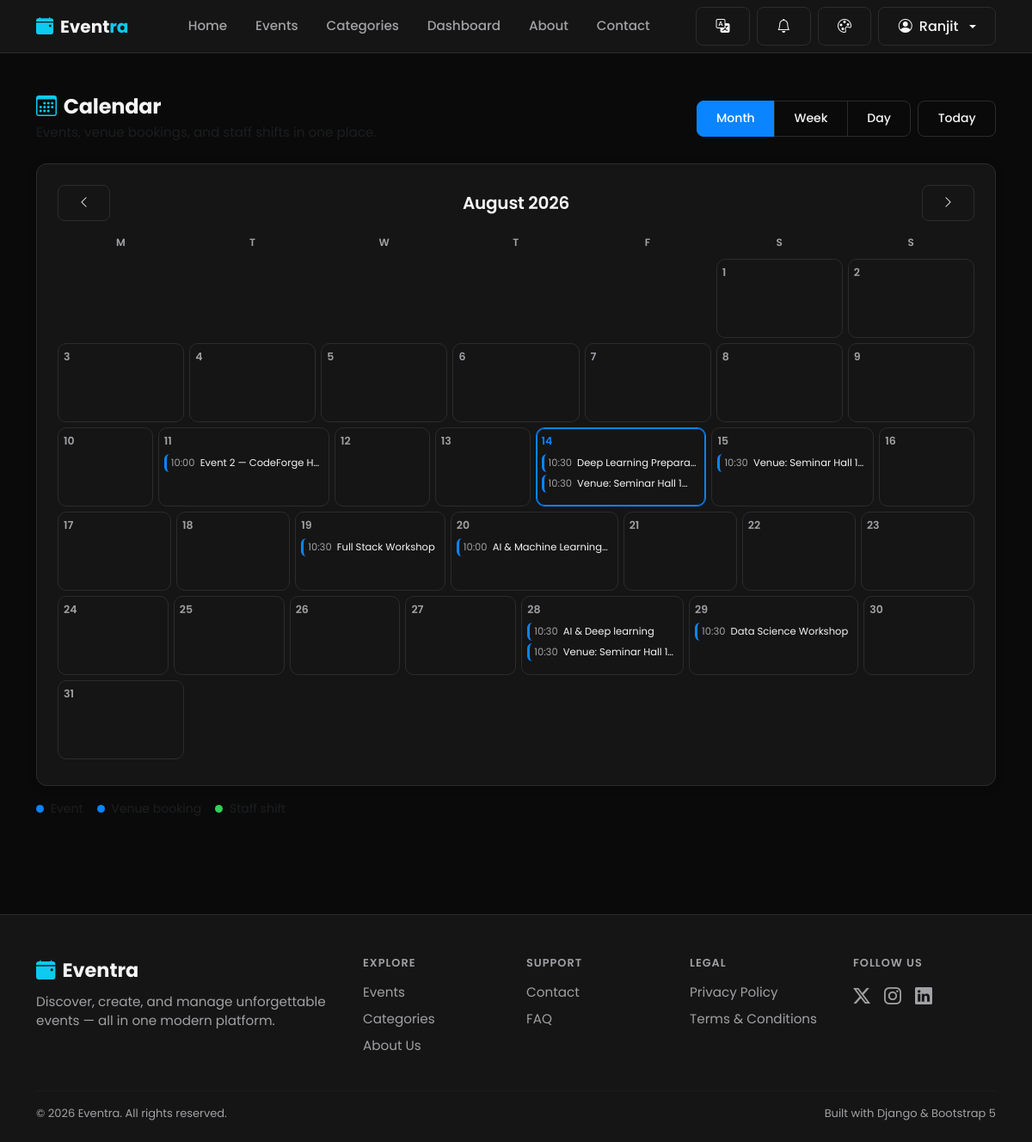
/workflow/calendar/ (signed in), run on the app's committed database.
### users/models.py (models this page shows, shortened)
class User(AbstractUser):
    SUPER_ADMIN = 'super_admin'
    ORGANIZER = 'organizer'
    STAFF = 'staff'
    VENDOR = 'vendor'
    VOLUNTEER = 'volunteer'
    PARTICIPANT = 'participant'
    ROLE_CHOICES = (
        (SUPER_ADMIN, 'Super Admin'),
        (ORGANIZER, 'Organizer'),
        (STAFF, 'Staff'),
        (VENDOR, 'Vendor'),
        (VOLUNTEER, 'Volunteer'),
        (PARTICIPANT, 'Participant'),
    )
    SELF_SERVICE_ROLES = (ORGANIZER, VENDOR, VOLUNTEER, PARTICIPANT)
    role = models.CharField(
        max_length=20,
        choices=ROLE_CHOICES,
        default=PARTICIPANT,
        help_text="Determines which dashboard and permissions the user gets.",
    )
    phone_number = models.CharField(max_length=15, blank=True)
    bio = models.TextField(max_length=300, blank=True)
    profile_image = models.ImageField(upload_to='profile_images/', blank=True, null=True)
    is_organizer = models.BooleanField(
        default=False,
        help_text="Organizers can create and manage events. Kept for backward "
                   "compatibility; automatically kept in sync with `role`."
    )
    created_at = models.DateTimeField(auto_now_add=True)
    @property
    def is_super_admin(self):
        return self.role == self.SUPER_ADMIN or self.is_superuser

### events/models.py (models this page shows, shortened)
class Event(models.Model):
    STATUS_CHOICES = (
        ('draft', 'Draft'),
        ('published', 'Published'),
        ('cancelled', 'Cancelled'),
        ('completed', 'Completed'),
    )
    title = models.CharField(max_length=200)
    slug = models.SlugField(max_length=220, unique=True, blank=True)
    description = models.TextField()
    category = models.ForeignKey(
        Category, on_delete=models.SET_NULL, null=True, related_name='events'
    )
    organizer = models.ForeignKey(
        settings.AUTH_USER_MODEL, on_delete=models.CASCADE, related_name='organized_events'
    )
    location = models.CharField(
        max_length=255,
        help_text="Free-text venue/location name, used when no registered Venue is selected."
    )
    venue = models.ForeignKey(
        'venues.Venue', on_delete=models.SET_NULL, null=True, blank=True,
        related_name='events',
        help_text="Optional: link to a managed Venue for booking, conflict detection, and capacity checks."
    )
    organization = models.ForeignKey(
        'organizations.Organization', on_delete=models.SET_NULL, null=True, blank=True,
        related_name='events',
        help_text=(
            "Optional: which Organization (tenant) this event belongs to. Nullable and additive — "
            "existing events with no organization are unaffected. See organizations.models.Organization "
            "for the scope of what this field does and does not enforce."
        )
    )
    start_date = models.DateTimeField()
    end_date = models.DateTimeField()
    capacity = models.PositiveIntegerField(default=50)
    price = models.DecimalField(max_digits=8, decimal_places=2, default=0)
    image = models.ImageField(upload_to='event_images/', blank=True, null=True)
    status = models.CharField(max_length=20, choices=STATUS_CHOICES, default='published')
    created_at = models.DateTimeField(auto_now_add=True)
    updated_at = models.DateTimeField(auto_now=True)
    class Meta:
        ordering = ['-start_date']
    def get_absolute_url(self):
        return reverse('events:event_detail', kwargs={'slug': self.slug})

### workflow/views.py (the view, shortened to what this page needs)
# urls.py: path('calendar/', views.calendar_view, name='calendar'),
@login_required
def calendar_view(request):
    view = request.GET.get('view', 'month')
    if view not in ('month', 'week', 'day'):
        view = 'month'
    anchor = parse_date(request.GET.get('date', '')) or timezone.localdate()
    if view == 'month':
        first_of_month = anchor.replace(day=1)
        _, days_in_month = calendar_module.monthrange(anchor.year, anchor.month)
        range_start = first_of_month
        range_end_exclusive = first_of_month + timedelta(days=days_in_month)
        agenda = _collect_agenda(request.user, range_start, range_end_exclusive)
        weeks = calendar_module.Calendar(firstweekday=0).monthdayscalendar(anchor.year, anchor.month)
        grid = []
        for week in weeks:
            week_row = []
            for day_num in week:
                if day_num == 0:
                    week_row.append(None)
                else:
                    day_date = anchor.replace(day=day_num)
                    week_row.append({'date': day_date, 'items': agenda.get(day_date, [])})
            grid.append(week_row)
        prev_anchor = (first_of_month - timedelta(days=1)).replace(day=1)
        next_anchor = range_end_exclusive
        context = {
            'view': 'month', 'anchor': anchor, 'grid': grid,
            'month_label': anchor.strftime('%B %Y'),
            'prev_date': prev_anchor.isoformat(), 'next_date': next_anchor.isoformat(),
        }
    context['today'] = timezone.localdate().isoformat()
    return render(request, 'workflow/calendar.html', context)

### templates/workflow/calendar.html (shortened to what this page needs)
{% extends 'base.html' %}
{% load static %}
{% block extra_css %}<link rel="stylesheet" href="{% static 'css/workflow.css' %}">{% endblock %}
{% block content %}
<div class="container py-5">
  <div class="d-flex flex-wrap justify-content-between align-items-center gap-3 mb-4">
    <div>
      <h2 class="fw-bold mb-1"><i class="bi bi-calendar3 text-info me-2"></i>Calendar</h2>
      <p class="text-muted mb-0">Events, venue bookings, and staff shifts in one place.</p>
    </div>
    <div class="d-flex align-items-center gap-2">
      <div class="btn-group">
        <a href="?view=month&date={{ anchor|date:'Y-m-d' }}" class="btn btn-sm {% if view == 'month' %}btn-primary{% else %}btn-outline-light{% endif %}">Month</a>
        <a href="?view=week&date={{ anchor|date:'Y-m-d' }}" class="btn btn-sm {% if view == 'week' %}btn-primary{% else %}btn-outline-light{% endif %}">Week</a>
        <a href="?view=day&date={{ anchor|date:'Y-m-d' }}" class="btn btn-sm {% if view == 'day' %}btn-primary{% else %}btn-outline-light{% endif %}">Day</a>
      </div>
      <a href="?view={{ view }}&date={{ today }}" class="btn btn-sm btn-outline-light">Today</a>
    </div>
  </div>
  <div class="glass-card p-4">
    <div class="d-flex justify-content-between align-items-center mb-3">
      <a href="?view={{ view }}&date={{ prev_date }}" class="btn btn-sm btn-outline-light"><i class="bi bi-chevron-left"></i></a>
      <h5 class="mb-0 fw-semibold">{{ month_label }}</h5>
      <a href="?view={{ view }}&date={{ next_date }}" class="btn btn-sm btn-outline-light"><i class="bi bi-chevron-right"></i></a>
    </div>
    {% if view == 'month' %}
      <div class="cal-grid cal-grid-header">
        {% for d in "MTWTFSS" %}<div class="cal-head">{{ d }}</div>{% endfor %}
      </div>
      {% for week in grid %}
        <div class="cal-grid">
          {% for day in week %}
            {% if day %}
              <div class="cal-cell {% if day.date|date:'Y-m-d' == today %}cal-today{% endif %}">
                <div class="cal-date">{{ day.date|date:"j" }}</div>
                {% for item in day.items|slice:":3" %}
                  <a href="{{ item.url }}" class="cal-item cal-item-{{ item.type }}" title="{{ item.time }} — {{ item.label }}">
                    <span class="cal-item-time">{{ item.time }}</span> {{ item.label|truncatechars:22 }}
                  </a>
                {% endfor %}
              </div>
            {% else %}
              <div class="cal-cell cal-cell-blank"></div>
            {% endif %}
          {% endfor %}
        </div>
      {% endfor %}
    {% endif %}
  </div>
  <div class="d-flex gap-3 mt-3 small text-muted">
    <span><span class="cal-dot cal-item-event"></span> Event</span>
    <span><span class="cal-dot cal-item-booking"></span> Venue booking</span>
    <span><span class="cal-dot cal-item-shift"></span> Staff shift</span>
  </div>
</div>
{% endblock %}

### templates/includes/navbar.html (shortened to what this page needs)
{% load static i18n %}
<nav class="navbar navbar-expand-lg site-navbar sticky-top">
  <div class="container">
    <a class="navbar-brand fw-bold d-flex align-items-center gap-2" href="{% url 'pages:home' %}">
      <i class="bi bi-calendar-event-fill text-info"></i>
      <span>Event<span class="text-info">ra</span></span>
    </a>
    <div class="collapse navbar-collapse" id="mainNavbar">
      <ul class="navbar-nav mx-auto mb-2 mb-lg-0 gap-lg-1">
        <li class="nav-item"><a class="nav-link {% if request.resolver_match.view_name == 'pages:home' %}active{% endif %}" href="{% url 'pages:home' %}">{% trans "Home" %}</a></li>
        <li class="nav-item"><a class="nav-link" href="{% url 'events:event_list' %}">{% trans "Events" %}</a></li>
        <li class="nav-item"><a class="nav-link" href="{% url 'categories:category_list' %}">{% trans "Categories" %}</a></li>
        {% if user.is_authenticated %}
        <li class="nav-item"><a class="nav-link" href="{% url 'dashboard:dashboard' %}">{% trans "Dashboard" %}</a></li>
        {% endif %}
        <li class="nav-item"><a class="nav-link" href="{% url 'pages:about' %}">{% trans "About" %}</a></li>
        <li class="nav-item"><a class="nav-link" href="{% url 'pages:contact' %}">{% trans "Contact" %}</a></li>
      </ul>
      <div class="d-flex align-items-center gap-2">
        <div class="dropdown">
          <button class="btn btn-outline-light d-flex align-items-center gap-1" type="button" id="langSwitcherBtn" data-bs-toggle="dropdown" aria-expanded="false" title="{% trans 'Change language' %}">
            <i class="bi bi-translate"></i>
          </button>
        </div>
        {% if user.is_authenticated %}
        <div class="dropdown">
          <button class="btn btn-outline-light position-relative d-flex align-items-center" type="button" id="notifBellBtn" data-bs-toggle="dropdown" aria-expanded="false" title="Notifications">
            <i class="bi bi-bell"></i>
          </button>
        </div>
        {% endif %}
        <div class="dropdown">
          <button class="btn btn-outline-light d-flex align-items-center" type="button" id="themeSwitcherBtn" data-bs-toggle="dropdown" aria-expanded="false" title="Change theme">
            <i class="bi bi-palette"></i>
          </button>
        </div>
        {% if user.is_authenticated %}
          <div class="dropdown">
            <button class="btn btn-outline-light dropdown-toggle d-flex align-items-center gap-2" type="button" data-bs-toggle="dropdown" aria-expanded="false">
              <i class="bi bi-person-circle"></i> {{ user.first_name|default:user.username }}
            </button>
          </div>
        {% else %}
          <a href="{% url 'users:login' %}" class="btn btn-outline-light">{% trans "Login" %}</a>
          <a href="{% url 'users:signup' %}" class="btn btn-primary">{% trans "Sign Up" %}</a>
        {% endif %}
      </div>
    </div>
  </div>
</nav>

### data on the page
User: first_name "Ranjit"
Event: label "Event 2 — CodeForge H…"
Event: label "Deep Learning Prepara…"
Event: label "Full Stack Workshop"
Event: label "AI & Machine Learning…"
Event: label "AI & Deep learning"
Event: label "Data Science Workshop"

### other printed values
{{ month_label }} "August 2026"
{{ d }} "M" "T" "W" "T" "F" "S" "S"
{{ day.date|date:"j" }} "1" "2" "3" "4" "5" "6" "7" "8" "9" "10" "11" "12" "13" "14" "15" "16" "17" "18" "19" "20" "21" "22" "23" "24" "25" "26" "27" "28" "29" "30" "31"
{{ item.time }} "10:00" "10:30" "10:30" "10:30" "10:30" "10:00" "10:30" "10:30" "10:30"
{{ item.label|truncatechars:22 }} "Venue: Seminar Hall 1…" "Venue: Seminar Hall 1…" "Venue: Seminar Hall 1…"
